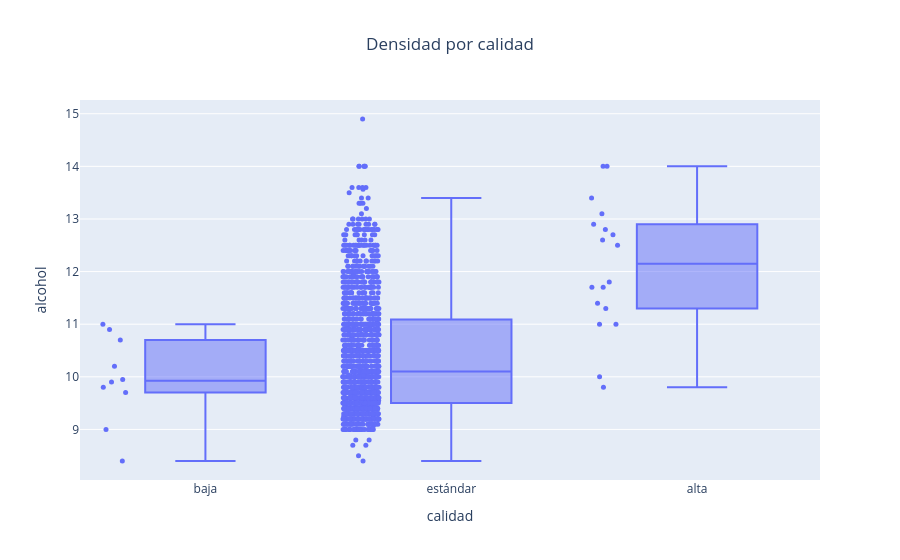

Notebook code for this chart:
### Markdown cell above
### Ejemplo: el alcohol

Ahora hagamos este mismo análisis con otra variable, veamos el alcohol. Primero gráficamente, luego evaluamos supuestos para finalmente usar la prueba t-test

### Code cell
# graficamos el alcohol por calidad usando un boxplot en plotly
import plotly.express as px
# fijamos un orden para las calidades
order = ['baja', 'estándar', 'alta']

# graficamos el boxplot
fig = px.box(wine_q, x='calidad', y='alcohol', points='all', title='Densidad por calidad', category_orders={'calidad': order})
fig.update_traces(marker=dict(size=5))
fig.update_layout(title_x=0.5)
fig.show()

### Figure 1 — Plotly figure (JSON) as saved in the notebook; plotly's stock layout.template omitted (floating-point values rounded to 4 significant figures; data arrays with more than 128 entries replaced by an {"elided": "..."} marker saying what was removed)
{"data": [{"alignmentgroup": "True", "boxpoints": "all", "hovertemplate": "calidad=%{x}<br>alcohol=%{y}<extra></extra>", "legendgroup": "", "marker": {"color": "#636efa", "size": 5}, "name": "", "notched": false, "offsetgroup": "", "orientation": "v", "showlegend": false, "type": "box", "x": {"elided": "1599 str values"}, "x0": " ", "xaxis": "x", "y": {"elided": "1599 float values"}, "y0": " ", "yaxis": "y"}], "layout": {"boxmode": "group", "legend": {"tracegroupgap": 0}, "title": {"text": "Densidad por calidad", "x": 0.5}, "xaxis": {"anchor": "y", "categoryarray": ["baja", "estándar", "alta"], "categoryorder": "array", "domain": [0, 1], "title": {"text": "calidad"}}, "yaxis": {"anchor": "x", "domain": [0, 1], "title": {"text": "alcohol"}}}}
